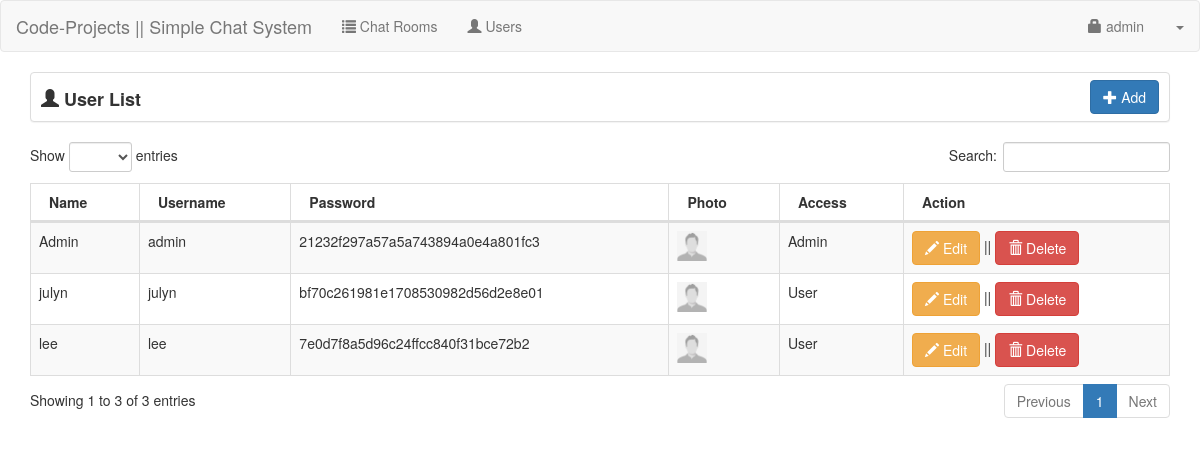
/Doctor_Appointment_Management_System/hospital/hms/chat_system/admin/user.php (signed in), run on the app's committed database.
### tables this page shows
CREATE TABLE `user` (
  `userid` int(11) NOT NULL,
  `username` varchar(30) NOT NULL,
  `password` varchar(150) NOT NULL,
  `uname` varchar(60) NOT NULL,
  `photo` varchar(200) NOT NULL,
  `access` int(1) NOT NULL
);

### Doctor_Appointment_Management_System/hospital/hms/chat_system/admin/session.php (called while the page is built, shortened)
<?php
	include('../conn.php');
	$sq=mysqli_query($conn,"select * from `user` where userid='".$_SESSION['id']."'");
	$srow=mysqli_fetch_array($sq);
	$user=$srow['username'];
?>

### Doctor_Appointment_Management_System/hospital/hms/chat_system/admin/userlist.php (the view)
<div class="col-lg-12">
    <div class="panel panel-default" style="height:50px;">
		<span style="font-size:18px; margin-left:10px; position:relative; top:13px;"><strong><span class="glyphicon glyphicon-user"></span> User List</strong></span>
		<div class="pull-right" style="margin-right:10px; margin-top:7px;">
			<a href="#add_user" data-toggle="modal" class="btn btn-primary"><span class="glyphicon glyphicon-plus"></span> Add</a>
		</div>
	</div>
	<table width="100%" class="table table-striped table-bordered table-hover" id="userList">
        <thead>
            <tr>
                <th>Name</th>
				<th>Username</th>
				<th>Password</th>
				<th>Photo</th>
				<th>Access</th>
				<th>Action</th>
			</tr>
		</thead>
		<tbody>
		<?php
			$query=mysqli_query($conn,"select * from `user` order by uname asc");
			while($row=mysqli_fetch_array($query)){
			?>
			<tr>
				<td><input type="hidden" id="ename<?php echo $row['userid']; ?>" value="<?php echo $row['uname']; ?>"><?php echo $row['uname']; ?></td>
				<td><input type="hidden" id="eusername<?php echo $row['userid']; ?>" value="<?php echo $row['username']; ?>"><?php echo $row['username']; ?></td>
				<td><input type="hidden" id="epassword<?php echo $row['userid']; ?>" value="<?php echo $row['password']; ?>"><?php echo $row['password']; ?></td>
				<td><img src="../<?php if(empty($row['photo'])){echo "upload/profile.jpg";}else{echo $row['photo'];} ?>" height="30px;" width="30px;"></td>
				<td>
					<?php
						if ($row['access']==1){
							echo "Admin";
						}
						else{
							echo "User";
						}
					?>
				</td>
				<td>
					<button type="button" class="btn btn-warning edituser" value="<?php echo $row['userid']; ?>"><span class="glyphicon glyphicon-pencil"></span> Edit</button> ||
					<button type="button" class="btn btn-danger deleteuser" value="<?php echo $row['userid']; ?>"><span class="glyphicon glyphicon-trash"></span> Delete</button>
				</td>
			</tr>
			<?php
			}
		?>
        </tbody>
    </table>
</div>

### Doctor_Appointment_Management_System/hospital/hms/chat_system/admin/header.php (shortened to what this page needs)
<!DOCTYPE html>
<html>
<head>
	<link rel="stylesheet" href="https://maxcdn.bootstrapcdn.com/bootstrap/3.3.6/css/bootstrap.min.css" />
	<link href="../css/dataTables.bootstrap.css" rel="stylesheet">
	<link href="../css/dataTables.responsive.css" rel="stylesheet">
</head>

### Doctor_Appointment_Management_System/hospital/hms/chat_system/admin/user.php (shortened to what this page needs)
<?php include('session.php'); ?>
<?php include('header.php'); ?>
<body>
<?php include('navbar.php'); ?>
<div class="container">
	<div class="row">
		<?php include('userlist.php'); ?>
	</div>
</div>
</body>
</html>

### Doctor_Appointment_Management_System/hospital/hms/chat_system/admin/navbar.php (shortened to what this page needs)
<nav class="navbar navbar-default">
    <div class="container-fluid">
		<div class="navbar-header">
			<a class="navbar-brand" href="https://code-projects.org/">Code-Projects || Simple Chat System</a>
		</div>
		<ul class="nav navbar-nav">
			<li><a href="index.php"><span class="glyphicon glyphicon-list"></span> Chat Rooms</a></li>
			<li><a href="user.php"><span class="glyphicon glyphicon-user"></span> Users</a></li>
		</ul>
		<ul class="nav navbar-nav navbar-right">
			<li><a href="#account" data-toggle="modal"><span class="glyphicon glyphicon-lock"></span> <?php echo $user; ?></a></li>
			<li class="dropdown">
				<a class="dropdown-toggle" data-toggle="dropdown" href="#"><span class="caret"></span></a>
			</li>
		</ul>
    </div>
</nav>

### data on the page
user: username "admin", uname "Admin", password "21232f297a57a5a743894a0e4a801fc3", access "Admin", $row['userid'] 1 (drawn)
user: uname "julyn", username "julyn", password "bf70c261981e1708530982d56d2e8e01", access "User", $row['userid'] 3 (drawn)
user: uname "lee", username "lee", password "7e0d7f8a5d96c24ffcc840f31bce72b2", access "User", $row['userid'] 2 (drawn)
